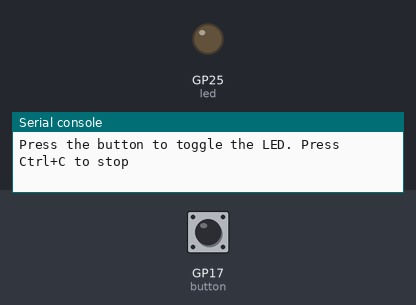
Recording of a program running on a simulated Raspberry Pi Pico running MicroPython. Parts: output pins drawn as LEDs (lit = HIGH), the last lines printed to the serial console. The test bench sets the inputs (shaded band); at power-on: GP17 (button) HIGH.

Above: at 1.2 s.
1.3 s: GP17 (button) pulled LOW for 0.15 s
At 2.3 s:
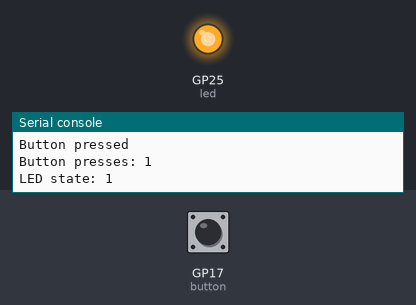
2.9 s: GP17 (button) pulled LOW for 1 s
At 4.8 s:
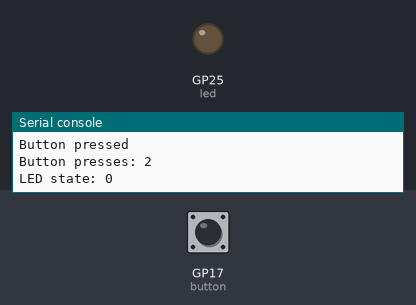
5.4 s: GP17 (button) pulled LOW for 3.2 s
At 9.6 s:
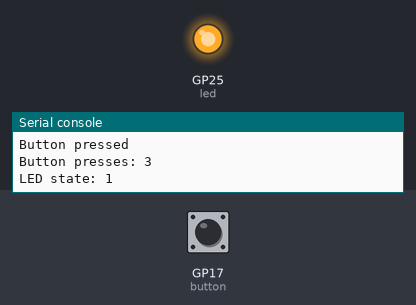
Timing chart, 0 to 11.1 s (numbered marks = the images above; inputs shaded):
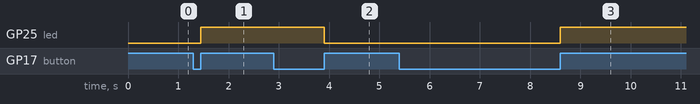

The program:

button.py
```python
from machine import Pin
import time


def button_control_led():
    led = Pin("LED", Pin.OUT)
    button = Pin(17, Pin.IN, Pin.PULL_UP)  # Use the correct GPIO pin for your button
    counter = 0

    print("Press the button to toggle the LED. Press Ctrl+C to stop")

    try:
        while True:
            # The button is active LOW: pressed -> value() == 0
            if button.value() == 0:
                print("Button pressed")

                # Wait for button release and prevent multiple toggles from one press
                while button.value() == 0:
                    pass

                counter += 1

                print(f"Button presses: {counter}")

                led.toggle()

                print(f"LED state: {led.value()}")

                time.sleep(0.05)

    except KeyboardInterrupt:
        print("\nProgram stopped. Exiting...")
        led.value(0)


if __name__ == "__main__":
    button_control_led()
```

Measured:
- after the input at 1.3 s, GP25 (led): LOW → HIGH after 0.15 s
- after the input at 2.9 s, GP25 (led): HIGH → LOW after 1.0 s
- after the input at 5.4 s, GP25 (led): LOW → HIGH after 3.2 s
